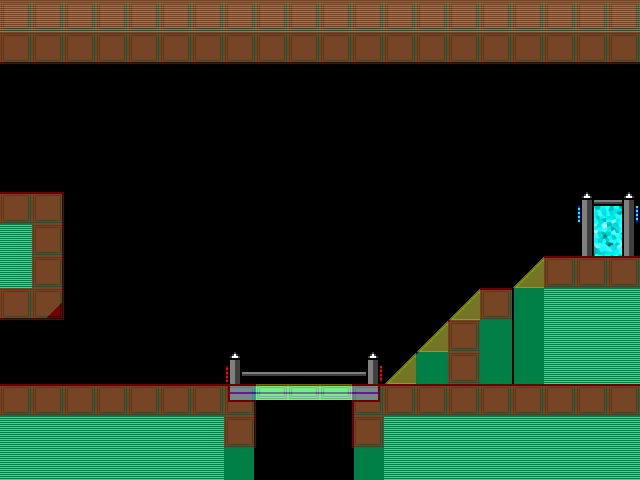

This is a level from a 2D game, rendered from its Tiled map with the project's own tilesets. A one-line summary and the map file follow, with tile-layer data summarised:
An orthogonal 20x15 tile map with 32x32 px tiles, 6 tile layers (Parallax_layer_1, Parallax_layer_2, Background, Foreground, ...), 2 tilesets and 7 objects (4x CoinEntity, mainPlayer, EnemyEntity, me.LevelEntity).

<map version="1.0" orientation="orthogonal" width="20" height="15" tilewidth="32" tileheight="32">
 <properties>
  <property name="background_color" value="#e3faff" />
 </properties>
 <tileset firstgid="1" name="area01_level_tiles" tilewidth="32" tileheight="32">
  <image source="area01_tileset/area01_level_tiles.png" width="640" height="241" />
 </tileset>
 <tileset firstgid="141" name="metatiles32x32" tilewidth="32" tileheight="32">
  <image source="area01_tileset/metatiles32x32.png" width="160" height="32" />
  <tile id="0">
   <properties>
    <property name="type" value="solid" />
   </properties>
  </tile>
  <tile id="1">
   <properties>
    <property name="type" value="platform" />
   </properties>
  </tile>
  <tile id="2">
   <properties>
    <property name="type" value="lslope" />
   </properties>
  </tile>
  <tile id="3">
   <properties>
    <property name="type" value="rslope" />
   </properties>
  </tile>
  <tile id="4">
   <properties>
    <property name="type" value="ladder" />
   </properties>
  </tile>
 </tileset>
 <layer name="Parallax_layer_1" width="20" height="15">
  <properties>
   <property name="imagesrc" value="area01_bkg0" />
  </properties>
  <data>[300 cells, 0 non-empty, 0 distinct tile ids]</data>
 </layer>
 <layer name="Parallax_layer_2" width="20" height="15">
  <properties>
   <property name="imagesrc" value="area01_bkg1" />
  </properties>
  <data>[300 cells, 0 non-empty, 0 distinct tile ids]</data>
 </layer>
 <layer name="Background" width="20" height="15">
  <data>[300 cells, 0 non-empty, 0 distinct tile ids]</data>
 </layer>
 <layer name="Foreground" width="20" height="15">
  <data>[300 cells, 128 non-empty, 15 distinct tile ids]</data>
 </layer>
 <objectgroup color="#00ff00" name="Entities" width="20" height="15">
  <object name="mainPlayer" x="32" y="89" width="32" height="32">
   <properties>
    <property name="image" value="gripe_run_right" />
    <property name="spritewidth" value="64" />
   </properties>
  </object>
  <object name="CoinEntity" x="477" y="189" width="32" height="32">
   <properties>
    <property name="image" value="spinning_coin_gold" />
    <property name="spritewidth" value="32" />
   </properties>
  </object>
  <object name="CoinEntity" x="143" y="129" width="32" height="32">
   <properties>
    <property name="image" value="spinning_coin_gold" />
    <property name="spritewidth" value="32" />
   </properties>
  </object>
  <object name="CoinEntity" x="224" y="256" width="32" height="32">
   <properties>
    <property name="image" value="spinning_coin_gold" />
    <property name="spritewidth" value="32" />
   </properties>
  </object>
  <object name="CoinEntity" x="349" y="259" width="32" height="32">
   <properties>
    <property name="image" value="spinning_coin_gold" />
    <property name="spritewidth" value="32" />
   </properties>
  </object>
 </objectgroup>
 <objectgroup color="#ff0000" name="EnemyEntities" width="20" height="15">
  <object name="EnemyEntity" x="23" y="341" width="201" height="31" />
 </objectgroup>
 <layer name="Foreground2" width="20" height="15">
  <data>[300 cells, 10 non-empty, 8 distinct tile ids]</data>
 </layer>
 <objectgroup color="#ffaa00" name="LimitesNiveau" width="20" height="15">
  <object name="me.LevelEntity" x="576" y="189" width="64" height="64">
   <properties>
    <property name="duration" value="250" />
    <property name="fade" value="#000000" />
    <property name="to" value="area02" />
   </properties>
  </object>
 </objectgroup>
 <layer name="collision" width="20" height="15" opacity="0.46">
  <data>[300 cells, 78 non-empty, 3 distinct tile ids]</data>
 </layer>
</map>